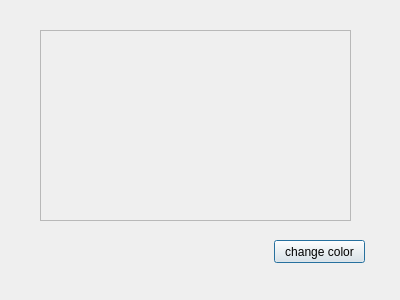
<?xml version="1.0" encoding="UTF-8"?>
<ui version="4.0">
 <class>Dialog</class>
 <widget class="QDialog" name="Dialog">
  <property name="geometry">
   <rect>
    <x>0</x>
    <y>0</y>
    <width>400</width>
    <height>300</height>
   </rect>
  </property>
  <property name="acceptDrops">
   <bool>true</bool>
  </property>
  <property name="windowTitle">
   <string>Dialog</string>
  </property>
  <widget class="QPushButton" name="pushButton">
   <property name="geometry">
    <rect>
     <x>274</x>
     <y>240</y>
     <width>91</width>
     <height>23</height>
    </rect>
   </property>
   <property name="cursor">
    <cursorShape>PointingHandCursor</cursorShape>
   </property>
   <property name="text">
    <string>change color</string>
   </property>
  </widget>
  <widget class="QScrollArea" name="scrollArea">
   <property name="geometry">
    <rect>
     <x>40</x>
     <y>30</y>
     <width>311</width>
     <height>191</height>
    </rect>
   </property>
   <property name="verticalScrollBarPolicy">
    <enum>Qt::ScrollBarAsNeeded</enum>
   </property>
   <property name="sizeAdjustPolicy">
    <enum>QAbstractScrollArea::AdjustToContents</enum>
   </property>
   <property name="widgetResizable">
    <bool>true</bool>
   </property>
   <widget class="QWidget" name="scrollAreaWidgetContents">
    <property name="geometry">
     <rect>
      <x>0</x>
      <y>0</y>
      <width>309</width>
      <height>189</height>
     </rect>
    </property>
   </widget>
  </widget>
 </widget>
 <resources/>
 <connections/>
</ui>
